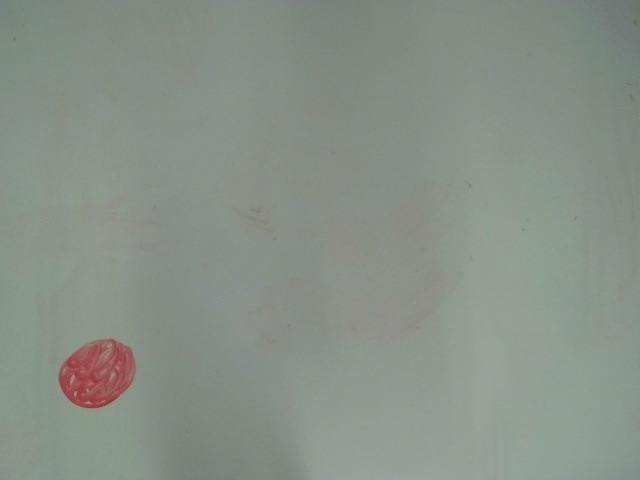
#> input picture 13_09_2024/captured_image.jpg, 640 x 480 px, given in place of the camera
$ python test_contorni.py
#> lines starting #> are read from the running program, lines starting #| are printed output that depends on the picture; after the words box and inside, x2 and y2 are one past the last pixel; in counts of white or black regions, pixels touching at a corner belong together; long printed decimals are rounded
import cv2
import numpy as np
import json
import time
import matplotlib.pyplot as plt
from skimage.color import rgb2hsv
from skimage.measure import find_contours

# IP del robot (commentato per ora)
ROBOT_HOST = '192.168.137.198'

# Inizializzazione RTDE (commentato per ora)
# rtde_c = rtde_control.RTDEControlInterface(ROBOT_HOST)
# rtde_r = rtde_receive.RTDEReceiveInterface(ROBOT_HOST)

# Parametri di velocità e accelerazione
acc = 0.4
vel = 0.4

# Risoluzione utilizzata durante la calibrazione
img_width = 640  # Larghezza dell'immagine
img_height = 480  # Altezza dell'immagine

# File contenente le coordinate dei punti immagine e dei punti reali
calibration_file = '13_09_2024/image_corners_real_coords.json'

# File contenente i parametri di calibrazione della fotocamera
camera_calibration_file = '13_09_2024/calibration_data.json'

# Carica i parametri di calibrazione della fotocamera (matrice intrinseca e coefficienti di distorsione)
with open(camera_calibration_file, 'r') as f:
#> (reads 13_09_2024/calibration_data.json from the repository)
    calib_data = json.load(f)
    camera_matrix = np.array(calib_data['mtx'])  # Matrice intrinseca
    dist_coeffs = np.array(calib_data['dist'])   # Coefficienti di distorsione

# Carica i punti di calibrazione (coordinate immagine -> coordinate reali robot)
with open(calibration_file, 'r') as f:
#> (reads 13_09_2024/image_corners_real_coords.json from the repository)
    calibration_data = json.load(f)

# Estrai i punti immagine e i punti reali dal file
image_points = np.array([point['corner'] for point in calibration_data], dtype=np.float32)
real_points = np.array([point['real'][:2] for point in calibration_data], dtype=np.float32)  # Usa solo X e Y dei punti reali

# Ottieni i limiti delle coordinate reali (minimo e massimo per X e Y)
real_x_min, real_y_min = np.min(real_points, axis=0)
real_x_max, real_y_max = np.max(real_points, axis=0)

# Calcola la matrice di omografia (trasformazione prospettica) immagine -> mondo reale
homography_matrix, _ = cv2.findHomography(image_points, real_points)

# Funzione per convertire i punti immagine (pixel) in coordinate reali (robot)
def map_image_to_real(image_point):
    # Aggiungi una terza coordinata per la trasformazione omografica
    image_point_homog = np.array([image_point[0], image_point[1], 1], dtype=np.float32)

    # Applica la matrice di omografia
    real_point_homog = np.dot(homography_matrix, image_point_homog)

    # Normalizza per ottenere le coordinate reali (X, Y)
    real_x = real_point_homog[0] / real_point_homog[2]
    real_y = real_point_homog[1] / real_point_homog[2]

    return real_x, real_y

# Funzione per verificare se le coordinate reali sono nei limiti definiti
def is_within_bounds(real_x, real_y):
    return real_x_min <= real_x <= real_x_max and real_y_min <= real_y <= real_y_max

# Funzione per stampare le coordinate reali (simulando lo spostamento del robot)
def move_robot_to_real_point(real_x, real_y, real_z=0.05):
    if is_within_bounds(real_x, real_y):
        print(f"Coordinate reali calcolate: X={real_x}, Y={real_y}, Z={real_z}")
    else:
        print(f"Coordinate fuori dai limiti: X={real_x}, Y={real_y}")

# Avvia la webcam e acquisisci una singola immagine
cap = cv2.VideoCapture(0)
cap.set(cv2.CAP_PROP_FRAME_WIDTH, img_width)
cap.set(cv2.CAP_PROP_FRAME_HEIGHT, img_height)

if not cap.isOpened():
    print("Errore nell'apertura della webcam")
    exit()

# Cattura una singola immagine
ret, frame = cap.read()
#> frame is the input picture: shape (480, 640, 3); mean B, G, R 135.9, 145.4, 135.7

if not ret:
    print("Errore nella lettura del frame dalla webcam")
else:
    # Correggi la distorsione ottica utilizzando i parametri di calibrazione
    new_camera_matrix, roi = cv2.getOptimalNewCameraMatrix(camera_matrix, dist_coeffs, (img_width, img_height), 1)
    undistorted_frame = cv2.undistort(frame, camera_matrix, dist_coeffs, None, new_camera_matrix)

    # Converti l'immagine in HSV e usa il canale di saturazione per il rilevamento dei contorni
    myimg_hsv = rgb2hsv(undistorted_frame)
#> myimg_hsv: shape (480, 640, 3) float64; mean of channels 0, 1, 2 0.323, 0.0812, 0.569
    saturation = myimg_hsv[:, :, 1]  # Canale di saturazione
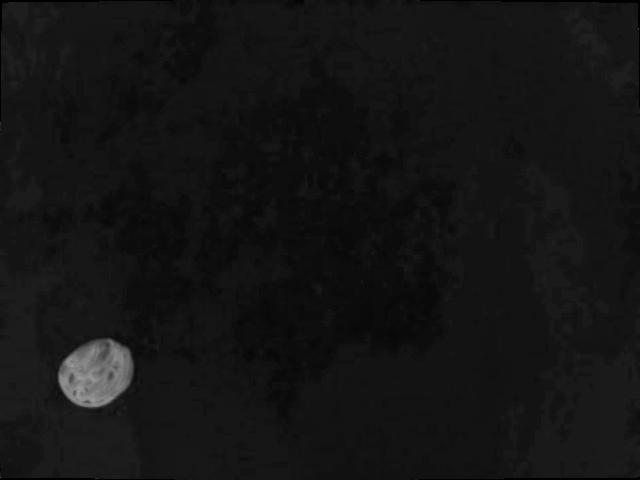
#> saturation: shape (480, 640) float64; min 0, max 0.61, mean 0.0812

    # Crea un'immagine binaria basata su una soglia sulla saturazione
    binary_image = np.where(saturation > 0.25, 1, 0).astype(np.uint8)
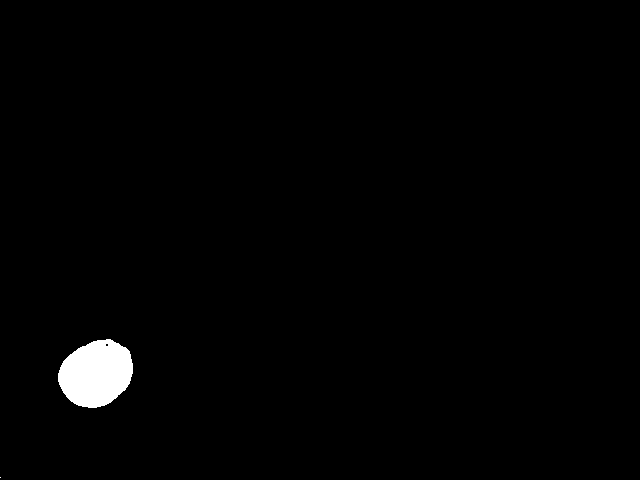
#> binary_image: shape (480, 640); values 0 (black) and 1 (white), 1.3% white; 2 white regions (1 under 20 px), largest, box (x1, y1, x2, y2) and area: (58, 339, 133, 408) 3875

    # Trova i contorni basati sull'immagine binaria
    contours_gray = find_contours(binary_image, 0.8)
#> contours_gray = 3 point arrays, longest 289 points

    # Se ci sono contorni, trova il contorno più lungo
    if contours_gray:
        best_contour = max(contours_gray, key=len)
#> best_contour = 289 pairs, first value 338.8 to 407.2, second value 57.8 to 132.2

        # Trasforma il contorno in coordinate reali
        real_coords = []
        for point in best_contour:
            image_point = np.array([[point[1], point[0]]], dtype='float32')  # Coordinate (x, y) nel piano immagine

            # Mappa i punti immagine alle coordinate reali del robot
            real_x, real_y = map_image_to_real(image_point[0])

            # Stampa le coordinate reali
            move_robot_to_real_point(real_x, real_y)

            # Aggiungi le coordinate reali alla lista
            real_coords.append([real_x, real_y])
#> this loop made 289 passes
#> (image_point_homog in map_image_to_real, real_point_homog in map_image_to_real, real_x, real_y) on passes 1 to 3: ([96, 407.2, 1], [0.37, 0.193, 1.03], 0.359, 0.188), ([95, 407.2, 1], [0.369, 0.194, 1.03], 0.359, 0.189), ([94, 407.2, 1], [0.369, 0.195, 1.03], 0.359, 0.19)
#| Coordinate reali calcolate: X=0.3592, Y=0.1878, Z=0.05
#| Coordinate reali calcolate: X=0.3592, Y=0.1887, Z=0.05
#| Coordinate reali calcolate: X=0.3592, Y=0.1897, Z=0.05
#| Coordinate reali calcolate: X=0.3591, Y=0.1907, Z=0.05
#| Coordinate reali calcolate: X=0.3591, Y=0.1916, Z=0.05
#| Coordinate reali calcolate: X=0.359, Y=0.1926, Z=0.05
#| Coordinate reali calcolate: X=0.359, Y=0.1935, Z=0.05
#| Coordinate reali calcolate: X=0.359, Y=0.1945, Z=0.05
#> (further printed lines are left out)
#> after the loop, real_coords = 289 pairs, first value 0.359 to 0.423, second value 0.154 to 0.226

        real_coords = np.array(real_coords)

        # Visualizzazione delle immagini e delle coordinate
        fig, ax = plt.subplots(1, 3, figsize=(18, 6))

        # Mostra l'immagine originale
        ax[0].imshow(cv2.cvtColor(frame, cv2.COLOR_BGR2RGB))
        ax[0].set_title('Immagine originale')

        # Converti il contorno in un formato compatibile con OpenCV e disegna il contorno sull'immagine
        best_contour_cv2 = np.array([[[int(p[1]), int(p[0])]] for p in best_contour])
#> best_contour_cv2 = 289 rows, first 8: [96, 407], [95, 407], [94, 407], [93, 407], [92, 407], [91, 407], [90, 407], [89, 407]
        cv2.drawContours(undistorted_frame, [best_contour_cv2], -1, (0, 255, 0), 2)
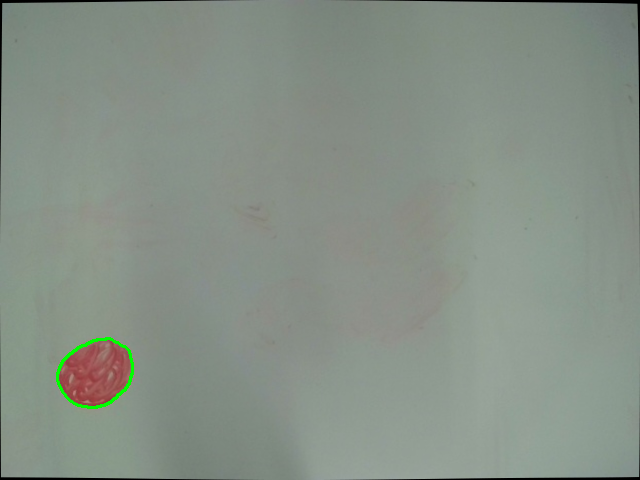
#> undistorted_frame: shape (480, 640, 3); mean B, G, R 134.6, 144.6, 134.3
        ax[1].imshow(cv2.cvtColor(undistorted_frame, cv2.COLOR_BGR2RGB))
        ax[1].set_title('Immagine con il contorno più lungo')

        # Visualizza le coordinate reali su un grafico 2D
        ax[2].plot(real_coords[:, 0], real_coords[:, 1],  linewidth=0.2) #'ro-',
        ax[2].set_xlabel('X (dal basso verso l\'alto)')
        ax[2].set_ylabel('Y (da destra verso sinistra)')
        ax[2].invert_xaxis()  # Inverti l'asse X per simulare il movimento dal basso verso l'alto
        ax[2].invert_yaxis()  # Inverti l'asse Y per simulare il movimento da destra verso sinistra

        # Imposta i limiti dell'asse basati sugli angoli reali
        ax[2].set_xlim(real_x_min, real_x_max)
        ax[2].set_ylim(real_y_min, real_y_max)

        plt.tight_layout()
        plt.show()
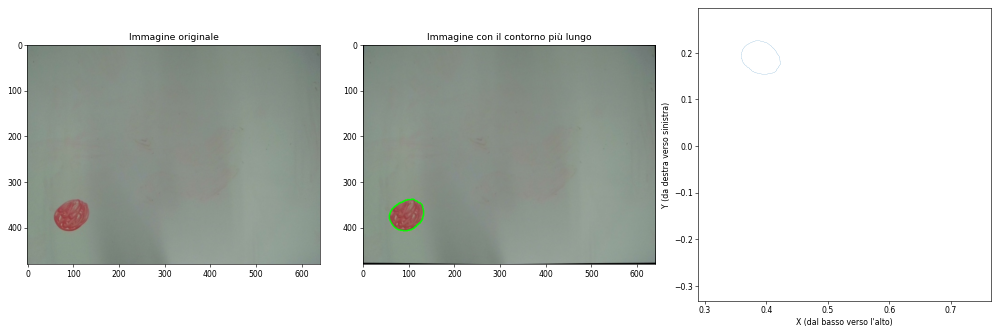
#> figure drawn by matplotlib, 3 panels

    else:
        print("Nessun contorno trovato.")

# Rilascia la webcam e chiudi tutte le finestre
cap.release()
cv2.destroyAllWindows()
